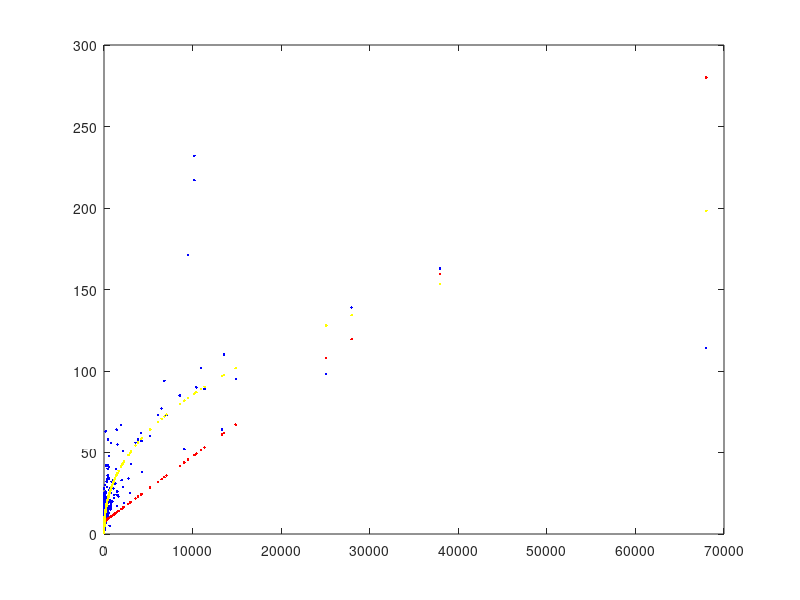

Source code (MATLAB):
clear,clc
load('fujian2.mat')
linenum=find(abs(fujian2(:,2)-113.5)<1&abs(fujian2(:,1)-23.2)<0.8&fujian2(:,3)>1);
X=[ones(length(linenum),1) fujian2(linenum,5)];
Y=fujian2(linenum,3);
[b,bint,r,rint,stats]=regress(Y,X);
plot(fujian2(linenum,5),fujian2(linenum,3),'b.')
hold on
plot(fujian2(linenum,5),fujian2(linenum,5).*b(2)+b(1),'r.')
hold on
plot(fujian2(linenum,5),1.491*fujian2(linenum,5).^0.4395,'y.')